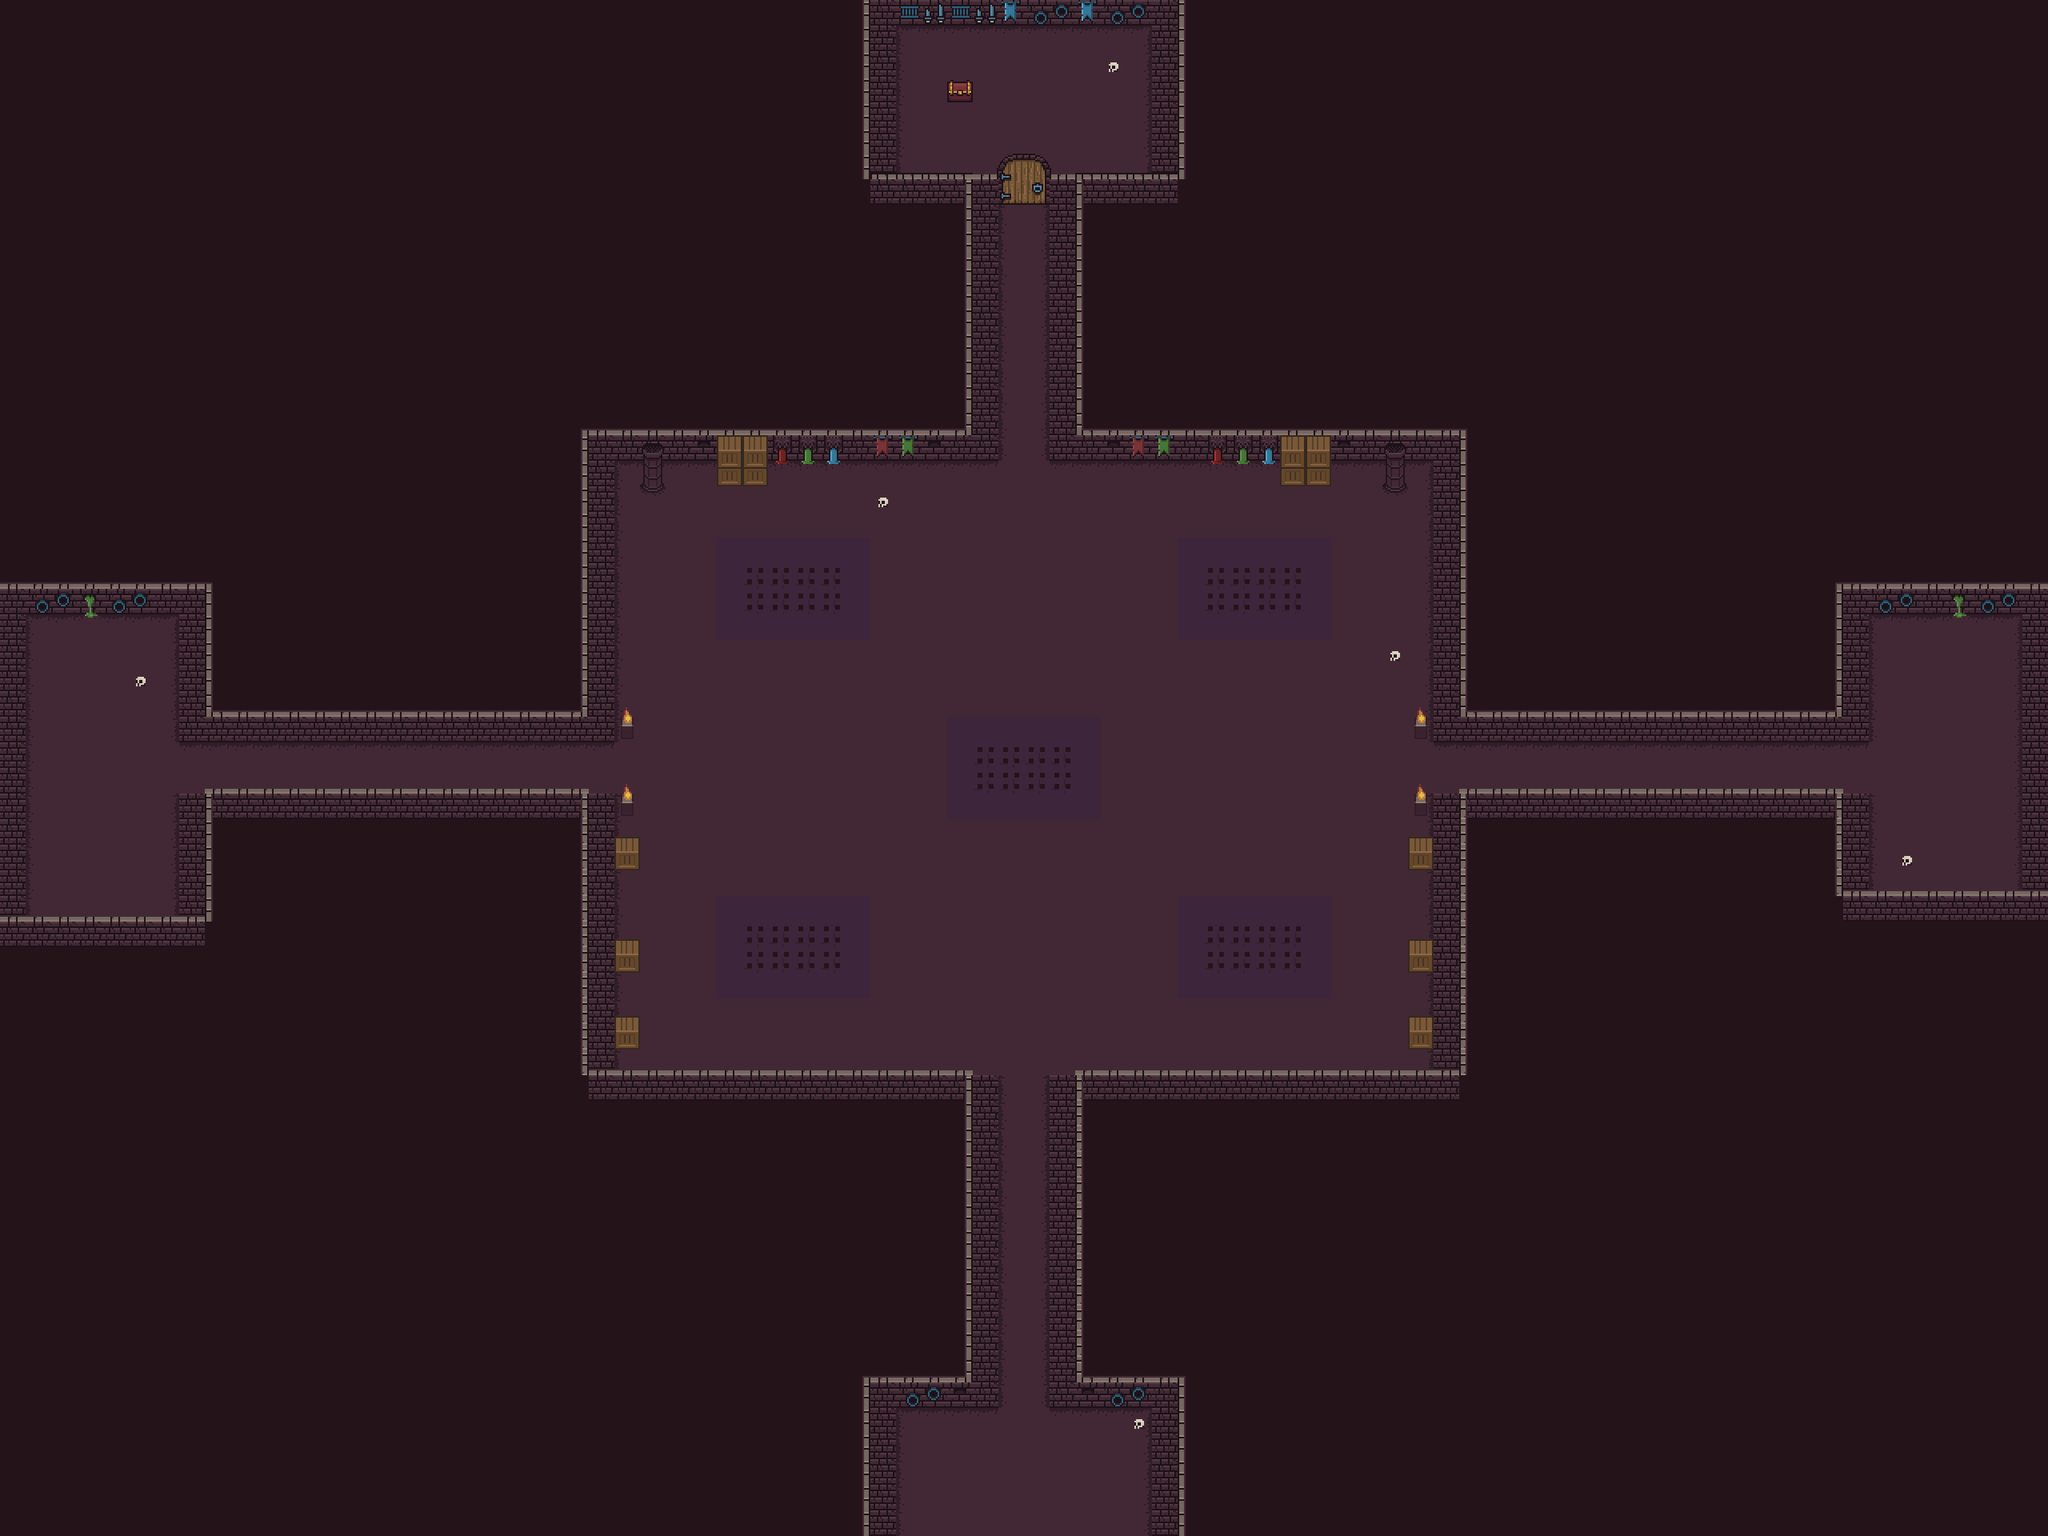

Tiled map render using the project's own tile images. Description and the map definition, with tile-layer contents summarised, below:
An orthogonal 80x60 tile map with 48x48 px tiles, 3 tile layers (ground, traps, objects).

<map version="1.10" tiledversion="1.11.2" orientation="orthogonal" renderorder="right-down" width="80" height="60" tilewidth="48" tileheight="48" infinite="0" nextlayerid="5" nextobjectid="1">
 <tileset firstgid="1" source="../tilesets/tileset_level3.tsx" />
 <layer id="1" name="ground" width="80" height="60">
  <data>[4800 cells, 4800 non-empty, 8 distinct tile ids]</data>
 </layer>
 <layer id="2" name="traps" width="80" height="60">
  <data>[4800 cells, 120 non-empty, 2 distinct tile ids]</data>
 </layer>
 <layer id="4" name="objects" width="80" height="60">
  <data>[4800 cells, 394 non-empty, 43 distinct tile ids]</data>
 </layer>
</map>
